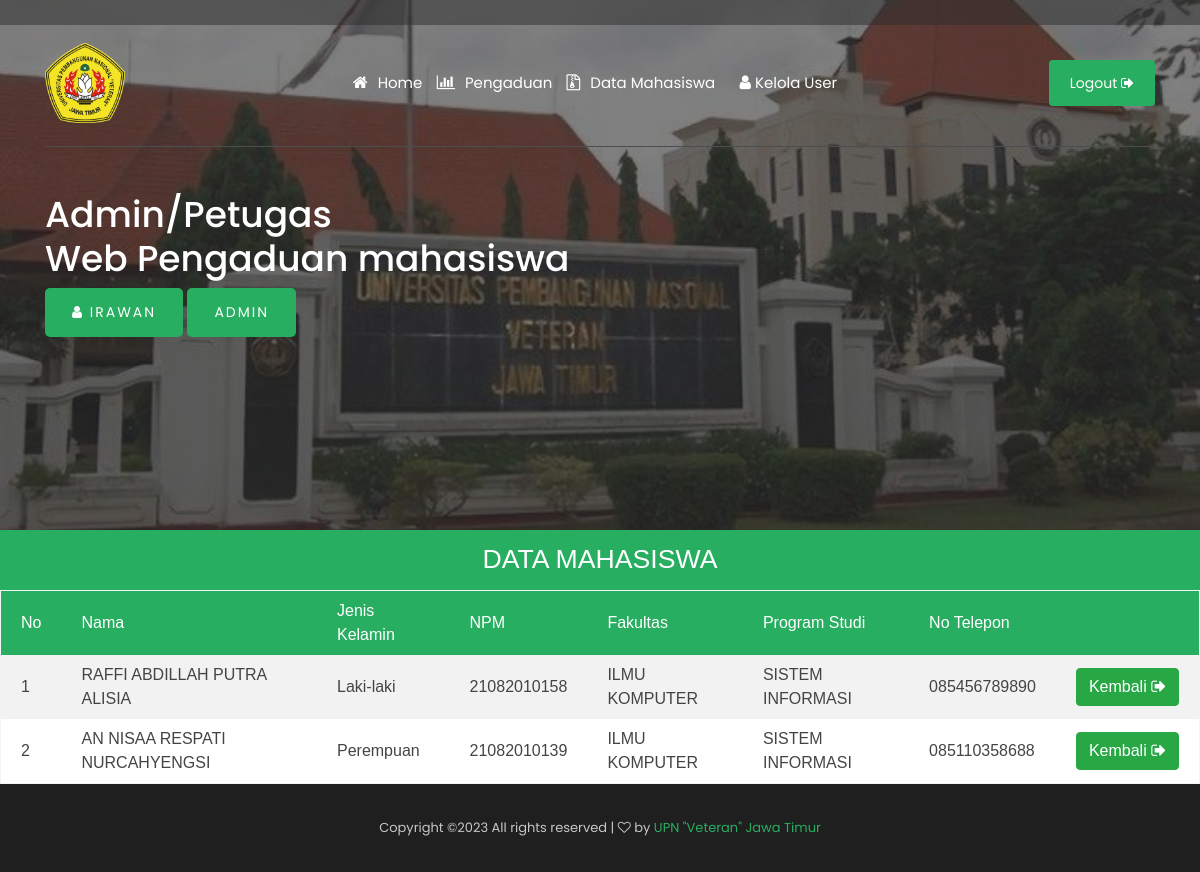
/data_mahasiswa_cek_ptgs.php (signed in), run on the app's committed database.
### tables this page shows
CREATE TABLE
    `data_mahasiswa` (
        `id_mahasiswa` int(11) NOT NULL AUTO_INCREMENT,
        `nama` varchar(50) NOT NULL,
        `jenis_kelamin` varchar(10) NOT NULL,
        `npm` char(16) NOT NULL,
        `fakultas` varchar(50) NOT NULL,
        `program_studi` varchar(50) NOT NULL,
        `no_telp` varchar(12) NOT NULL,
        PRIMARY KEY (`id_mahasiswa`)
    );

### data_mahasiswa_cek_ptgs.php (the view, shortened to what this page needs)
<?php
include 'koneksi.php';
if(!isset ($_SESSION['nama_petugas'])){
	header ("location: index.php");
	}else{
?>
<!doctype html>
<html class="no-js" lang="zxx">
<head>
   <link rel="stylesheet" href="css/bootstrap.min.css">
    <link rel="stylesheet" href="css/owl.carousel.min.css">
    <link rel="stylesheet" href="css/magnific-popup.css">
    <link rel="stylesheet" href="css/font-awesome.min.css">
    <link rel="stylesheet" href="css/style.css">
</head>
<body>
    <header>
        <div class="header-area ">
            <div class="header-top_area d-none d-lg-block">
                <div class="container">
                    <div class="row">
                        <div class="col-xl-6 col-md-6 ">
                        </div>
                        <div class="col-xl-6 col-md-6">
                        </div>
                    </div>
                </div>
            </div>
            <div id="sticky-header" class="main-header-area">
                <div class="container">
                    <div class="header_bottom_border">
                        <div class="row align-items-center">
                            <div class="col-xl-3 col-lg-2">
                                <div class="logo">
                                    <a href="admin_petugas.php">
                                    <img src="img/logoupnbaru.png" alt="" style="width: 80px; height: 80px;">
                                    </a>
                                </div>
                            </div>
                            <div class="col-xl-6 col-lg-7">
                                <div class="main-menu  d-none d-lg-block">
                                    <nav>
                                        <ul id="navigation">
<?php
$level = $_SESSION ['level'] == 'petugas';
if ($level == 'petugas') {
?>
                                     <i class="fa fa-home" style="color:white"><li><a class="active" href="admin_petugas.php">Home</a></li></i>
                                     <i class="fa fa-bar-chart" style="color:white"><li><a class="active" href="data_pengaduan_petugas.php">Pengaduan</a></li></i>
                                     <i class="fa fa-file-archive-o" style="color:white"><li><a class="active" href="data_mahasiswa_ptgs.php">Data mahasiswa</a></li></i>
                                    <?php }else{ ?>
                                     <i class="fa fa-home" style="color:white"><li><a class="active" href="admin_petugas.php">Home</a></li></i>
                                     <i class="fa fa-bar-chart" style="color:white"><li><a class="active" href="data_pengaduan.php">Pengaduan</a></li></i>
                                     <i class="fa fa-file-archive-o" style="color:white"><li><a class="active" href="data_mahasiswa.php">Data mahasiswa</a></li></i>
                                     <li><i class="fa fa-user" style="color:white"> <a href="#">Kelola User<i class="ti-angle-down"></i></a></i>
                                            </li>
                                     <?php } ?>
</ul>
                                    </nav>
                                </div>
                            </div>
                            <div class="col-xl-3 col-lg-3 d-none d-lg-block">
                                <div class="Appointment">
                                    <div class="book_btn d-none d-lg-block">
                                        <a href="logout.php" onclick="return confirm('Yakin Ingin Logout?')">Logout <i class="fa fa-sign-out"></i></a>
                                    </div>
                                </div>
                            </div>
                            <div class="col-12">
                            </div>
                        </div>
                    </div>
                </div>
            </div>
        </div>
    </header>
    <div class="slider_area2">
        <div class="slider_active owl-carousel">
            <div class="single_slider  d-flex align-items-center slider_bg_2 overlay2">
                <div class="container">
                    <div class="row">
                        <div class="col-xl-12">
             <div class="slider_text ">
                                <h1 style="color:white">Admin/Petugas<br>
                                    Web Pengaduan mahasiswa</h1>
                                <div class="video_service_btn">
                                    <a href="#" class="boxed-btn3" style="text-transform: uppercase;"><i class="fa fa-user"></i> <?php echo $_SESSION['nama_petugas']?></a>
                                    <a href="#" class="boxed-btn3" style="text-transform: uppercase;"><?php echo $_SESSION['level']?></a>
                                </div>
                    </div>
                        </div>
                    </div>
                </div>
            </div>
        </div>
    </div>
    <div class="project_area">
    <p class="tulisan_input2">Data Mahasiswa</p>
    <table class="table1" align="center" width="100%">
		<tr>
            <th>No</th>
			<th>Nama</th>
			<th>Jenis Kelamin</h>
            <th>NPM</th>
            <th>Fakultas</th>
            <th>Program Studi</th>
            <th>No Telepon</th>
            <th></th>
        </tr>
<?php
$no = 1;
$cari = $_POST ['id'];
if ($cari !=''){
$query = mysqli_query ($conn, "SELECT * FROM data_mahasiswa WHERE npm LIKE '%".$cari."%'
	OR nama LIKE '%".$cari."%' OR npm LIKE '%".$cari."%'");}else{
	$query = mysqli_query ($conn, "SELECT * FROM data_mahasiswa");
}
if (mysqli_num_rows ($query)){
while ($data = mysqli_fetch_array($query)){
?>
<tr>
<td><?php echo $no++ ?></td>
<td><?php echo $data['nama'] ?></td>
<td><?php echo $data['jenis_kelamin'] ?></td>
<td><?php echo $data['npm'] ?></td>
<td><?php echo $data['fakultas'] ?></td>
<td><?php echo $data['program_studi'] ?></td>
<td><?php echo $data['no_telp'] ?></td>
<td>
<a class="btn btn-success" href="data_pengaduan_petugas.php" role="button">Kembali <i class="fa fa-sign-out"></i></a>
</td>
</tr>
<?php }}else{
	echo '<tr><td colspan="8" align="center">TIDAK ADA DATA!!!</td></tr>';
}?>
</table>
    </div>
    <footer class="footer">
        <div class="copy-right_text">
            <div class="container">
                <div class="footer_border"></div>
                <div class="row">
                    <div class="col-xl-12">
                        <p class="copy_right text-center">
Copyright &copy;<script>document.write(new Date().getFullYear());</script> All rights reserved | <i class="fa fa-heart-o" aria-hidden="true"></i> by <a href="#" target="_blank">UPN "Veteran" Jawa Timur</a>
                        </p>
                    </div>
                </div>
            </div>
        </div>
    </footer>
</body>
</html>
<?php } ?>

### data on the page
data_mahasiswa: nama "RAFFI ABDILLAH PUTRA ALISIA", jenis_kelamin "Laki-laki", npm "21082010158", fakultas "ILMU KOMPUTER", program_studi "SISTEM INFORMASI", no_telp "085456789890"
data_mahasiswa: nama "AN NISAA RESPATI NURCAHYENGSI", jenis_kelamin "Perempuan", npm "21082010139", fakultas "ILMU KOMPUTER", program_studi "SISTEM INFORMASI", no_telp "085110358688"

### other printed values
$_SESSION['nama_petugas'] "IRAWAN"
$_SESSION['level'] "ADMIN"
